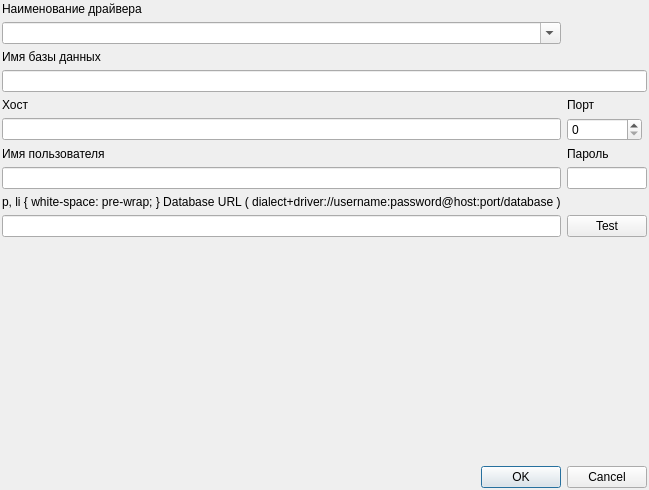
<?xml version="1.0" encoding="UTF-8"?>
<ui version="4.0">
 <class>Dialog</class>
 <widget class="QDialog" name="Dialog">
  <property name="geometry">
   <rect>
    <x>0</x>
    <y>0</y>
    <width>615</width>
    <height>490</height>
   </rect>
  </property>
  <property name="windowTitle">
   <string>База данных</string>
  </property>
  <property name="windowIcon">
   <iconset resource="../widgets/w_widgets.qrc">
    <normaloff>:/icons/fugue/database.png</normaloff>:/icons/fugue/database.png</iconset>
  </property>
  <layout class="QGridLayout" name="gridLayout">
   <property name="margin">
    <number>2</number>
   </property>
   <item row="0" column="0">
    <widget class="QLabel" name="label_6">
     <property name="text">
      <string>Наименование драйвера</string>
     </property>
    </widget>
   </item>
   <item row="1" column="0">
    <widget class="QComboBox" name="db_driver_name">
     <property name="editable">
      <bool>true</bool>
     </property>
    </widget>
   </item>
   <item row="2" column="0">
    <widget class="QLabel" name="label_7">
     <property name="text">
      <string>Имя базы данных</string>
     </property>
    </widget>
   </item>
   <item row="3" column="0" colspan="2">
    <widget class="QLineEdit" name="db_name">
     <property name="maxLength">
      <number>256</number>
     </property>
    </widget>
   </item>
   <item row="4" column="0">
    <widget class="QLabel" name="label_8">
     <property name="text">
      <string>Хост</string>
     </property>
    </widget>
   </item>
   <item row="4" column="1">
    <widget class="QLabel" name="label_11">
     <property name="text">
      <string>Порт</string>
     </property>
    </widget>
   </item>
   <item row="6" column="0">
    <widget class="QLineEdit" name="db_host">
     <property name="maxLength">
      <number>200</number>
     </property>
    </widget>
   </item>
   <item row="7" column="0">
    <widget class="QLabel" name="label_9">
     <property name="text">
      <string>Имя пользователя</string>
     </property>
    </widget>
   </item>
   <item row="7" column="1">
    <widget class="QLabel" name="label_10">
     <property name="text">
      <string>Пароль</string>
     </property>
    </widget>
   </item>
   <item row="8" column="0">
    <widget class="QLineEdit" name="db_user_name">
     <property name="maxLength">
      <number>30</number>
     </property>
    </widget>
   </item>
   <item row="8" column="1">
    <widget class="QLineEdit" name="db_password">
     <property name="maxLength">
      <number>30</number>
     </property>
     <property name="echoMode">
      <enum>QLineEdit::PasswordEchoOnEdit</enum>
     </property>
    </widget>
   </item>
   <item row="12" column="0" colspan="2">
    <widget class="QDialogButtonBox" name="buttonBox">
     <property name="orientation">
      <enum>Qt::Horizontal</enum>
     </property>
     <property name="standardButtons">
      <set>QDialogButtonBox::Cancel|QDialogButtonBox::Ok</set>
     </property>
    </widget>
   </item>
   <item row="11" column="0">
    <spacer name="verticalSpacer">
     <property name="orientation">
      <enum>Qt::Vertical</enum>
     </property>
     <property name="sizeHint" stdset="0">
      <size>
       <width>20</width>
       <height>40</height>
      </size>
     </property>
    </spacer>
   </item>
   <item row="6" column="1">
    <widget class="QSpinBox" name="db_port">
     <property name="sizePolicy">
      <sizepolicy hsizetype="Expanding" vsizetype="Fixed">
       <horstretch>0</horstretch>
       <verstretch>0</verstretch>
      </sizepolicy>
     </property>
     <property name="maximumSize">
      <size>
       <width>75</width>
       <height>16777215</height>
      </size>
     </property>
     <property name="maximum">
      <number>65535</number>
     </property>
    </widget>
   </item>
   <item row="9" column="0">
    <widget class="QLabel" name="label">
     <property name="text">
      <string>&lt;!DOCTYPE HTML PUBLIC &quot;-//W3C//DTD HTML 4.0//EN&quot; &quot;http://www.w3.org/TR/REC-html40/strict.dtd&quot;&gt;
&lt;html&gt;&lt;head&gt;&lt;meta name=&quot;qrichtext&quot; content=&quot;1&quot; /&gt;&lt;style type=&quot;text/css&quot;&gt;
p, li { white-space: pre-wrap; }
&lt;/style&gt;&lt;/head&gt;&lt;body style=&quot; font-family:'Droid Sans'; font-size:11pt; font-weight:400; font-style:normal;&quot;&gt;
&lt;p style=&quot; margin-top:0px; margin-bottom:0px; margin-left:0px; margin-right:0px; -qt-block-indent:0; text-indent:0px;&quot;&gt;Database URL (&lt;a href=&quot;http://www.sqlalchemy.org/docs/core/engines.html#database-urls&quot;&gt;&lt;span style=&quot; text-decoration: underline; color:#0057ae;&quot;&gt;dialect+driver://username:password@host:port/database&lt;/span&gt;&lt;/a&gt;)&lt;/p&gt;&lt;/body&gt;&lt;/html&gt;</string>
     </property>
     <property name="textFormat">
      <enum>Qt::RichText</enum>
     </property>
    </widget>
   </item>
   <item row="10" column="0">
    <widget class="QLineEdit" name="dbUrl"/>
   </item>
   <item row="10" column="1">
    <widget class="QPushButton" name="pushButton">
     <property name="toolTip">
      <string extracomment="Press to test the DB connection"/>
     </property>
     <property name="text">
      <string>Test</string>
     </property>
    </widget>
   </item>
  </layout>
 </widget>
 <resources>
  <include location="../widgets/w_widgets.qrc"/>
 </resources>
 <connections>
  <connection>
   <sender>buttonBox</sender>
   <signal>rejected()</signal>
   <receiver>Dialog</receiver>
   <slot>reject()</slot>
   <hints>
    <hint type="sourcelabel">
     <x>316</x>
     <y>260</y>
    </hint>
    <hint type="destinationlabel">
     <x>286</x>
     <y>274</y>
    </hint>
   </hints>
  </connection>
 </connections>
</ui>
